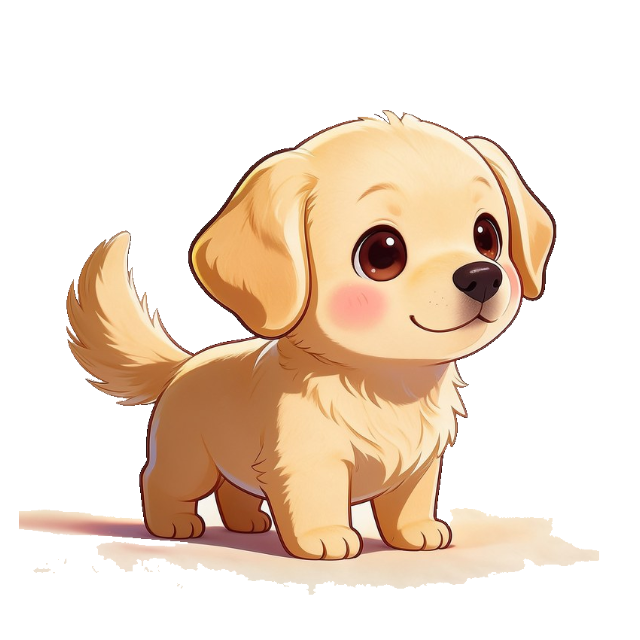
#> input picture 补图参考图/golden.png, 640 x 640 px
$ python -i flip-art.py   (imports and definitions only)
#> lines starting #> are read from the running program, lines starting #| are printed output that depends on the picture
#!/usr/bin/env python3
# -*- coding: utf-8 -*-
"""按「某一张图」水平翻转立绘。

用法（参数就是检查页复制的清单）：
  python -X utf8 scripts/flip-art.py qilin_s1,wolf_s2,squid_s1
  python -X utf8 scripts/flip-art.py goodnight_p2,watcher_p1
  python -X utf8 scripts/flip-art.py --stage s1        # 所有成长体
  python -X utf8 scripts/flip-art.py --stage s2        # 所有究极体

规则：
  - 纯 id（qilin）           -> public/art/pets/qilin.png/.jpg
  - id_s1 / id_s2            -> public/art/pets-evo/id_s1.png/.jpg
  - id_p1/p2/p3              -> public/art/bosses/id_pN.png/.jpg，p1 顺带翻 id.jpg 底图
原图都在 git 里，翻错了 git checkout 就能回退。
"""
import os, sys, glob
from PIL import Image

ROOT = os.path.dirname(os.path.dirname(os.path.abspath(__file__)))
ART = os.path.join(ROOT, 'public', 'art')

def flip(path):
#> called with path = '../补图参考图/golden.png'
    im = Image.open(path)
#> im is the input picture: PIL image 640x640 RGBA; mean R, G, B, A 83.3, 65.9, 49.8, 98.5
    mode = im.mode
#> mode = 'RGBA'
    rgb = im.convert('RGBA')
    out = rgb.transpose(Image.FLIP_LEFT_RIGHT)
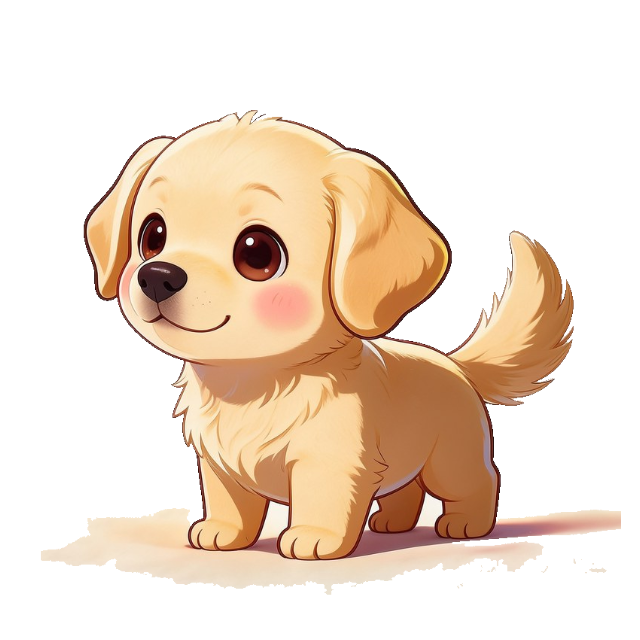
#> out: PIL image 640x640 RGBA; mean R, G, B, A 83.3, 65.9, 49.8, 98.5; transparent parts drawn white
    if mode == 'P':
        out = out.convert('RGB').quantize(colors=256, method=Image.FASTOCTREE)
    elif mode != 'RGBA':
        out = out.convert(mode)
    out.save(path, 'PNG', optimize=True) if path.lower().endswith('.png') else out.convert('RGB').save(path, quality=90)
    return os.path.getsize(path) // 1024

def targets(key):
    if key.endswith('_s1') or key.endswith('_s2'):
        base = os.path.join(ART, 'pets-evo', key)
        return [base + '.png', base + '.jpg']
    if key.endswith('_p1') or key.endswith('_p2') or key.endswith('_p3'):
        bid = key[:-3]
        base = os.path.join(ART, 'bosses', key)
        out = [base + '.png', base + '.jpg']
        if key.endswith('_p1'):
            out.append(os.path.join(ART, 'bosses', bid + '.jpg'))
        return out
    base = os.path.join(ART, 'pets', key)
    return [base + '.png', base + '.jpg']

def main():
    args = sys.argv[1:]
    stage = None
    if '--stage' in args:
        i = args.index('--stage')
        stage = args[i + 1] if i + 1 < len(args) else 's1'
        del args[i:i + 2]
    keys = [k.strip() for k in ','.join(args).split(',') if k.strip()]
    if stage:
        keys = sorted(os.path.splitext(os.path.basename(p))[0] for p in glob.glob(os.path.join(ART, 'pets-evo', '*_' + stage + '.png')))
    if not keys:
        print(__doc__); return
    done = 0
    for key in keys:
        for p in targets(key):
            if os.path.exists(p):
                try:
                    kb = flip(p)
                    print('flip %-28s %4dKB' % (os.path.basename(p), kb))
                    done += 1
                except Exception as e:
                    print('FAIL %-28s %s' % (os.path.basename(p), e))
        if not any(os.path.exists(p) for p in targets(key)):
            print('skip %-28s 没有这个文件' % key)
    print('done', done)

# [2 lines not run here, left out]

>>> result = flip('../补图参考图/golden.png')
